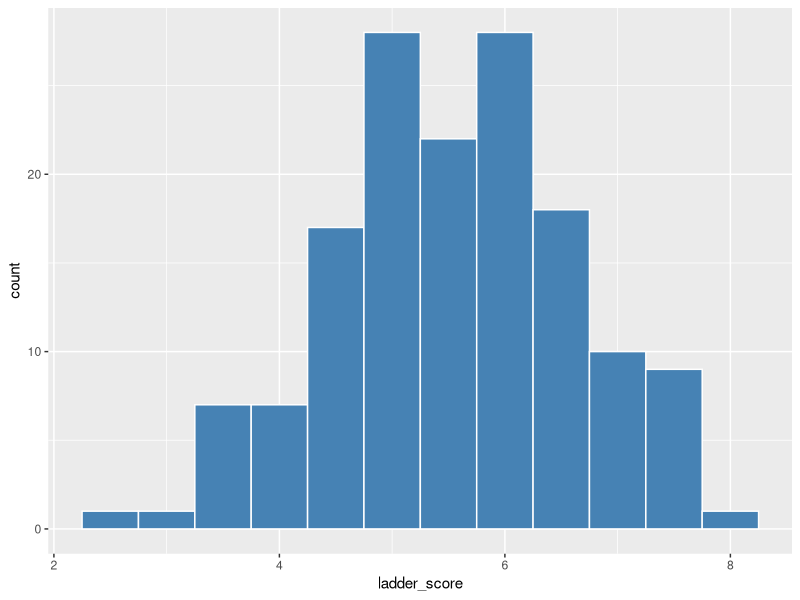
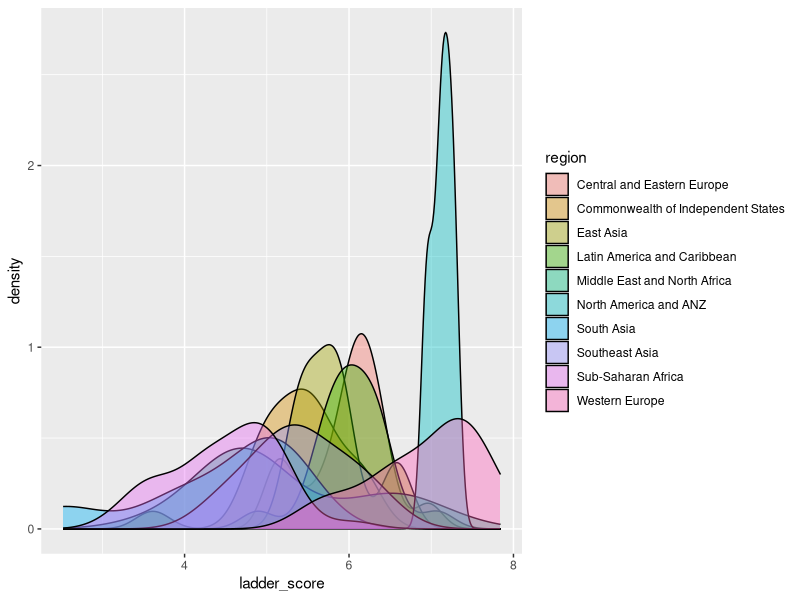
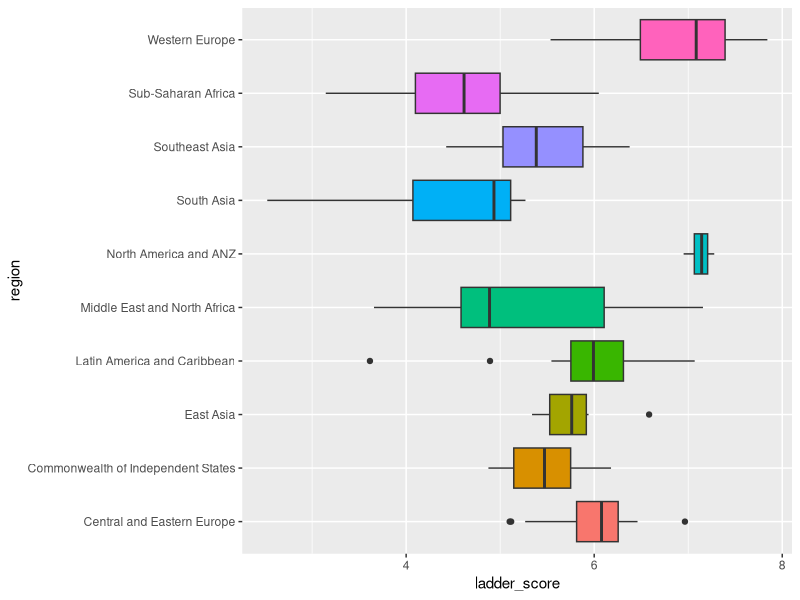
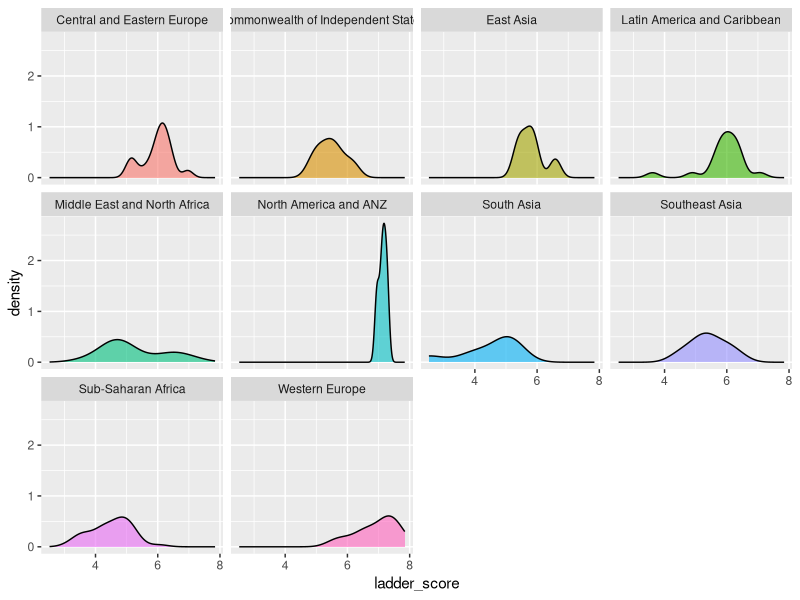
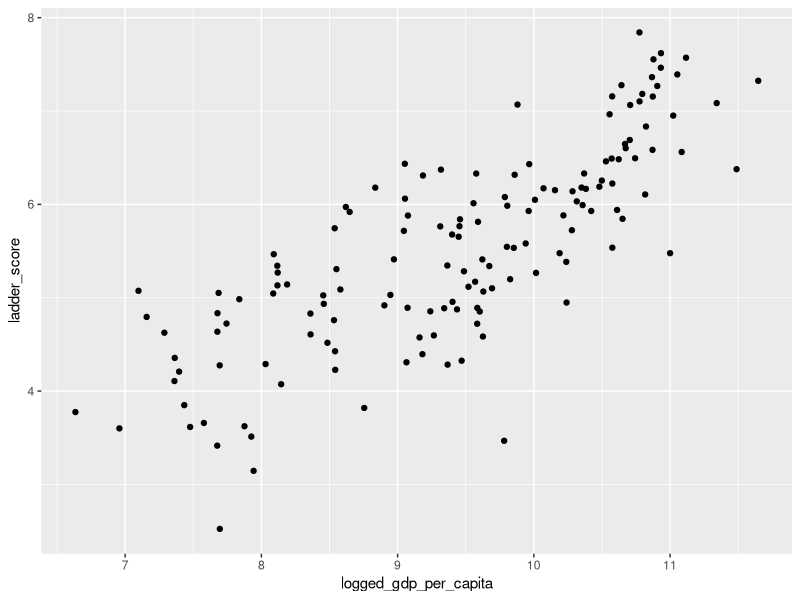
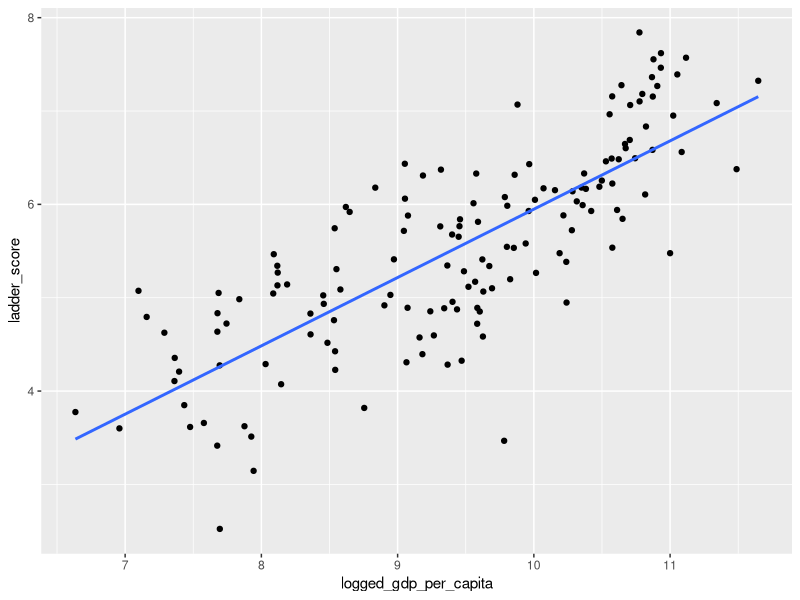
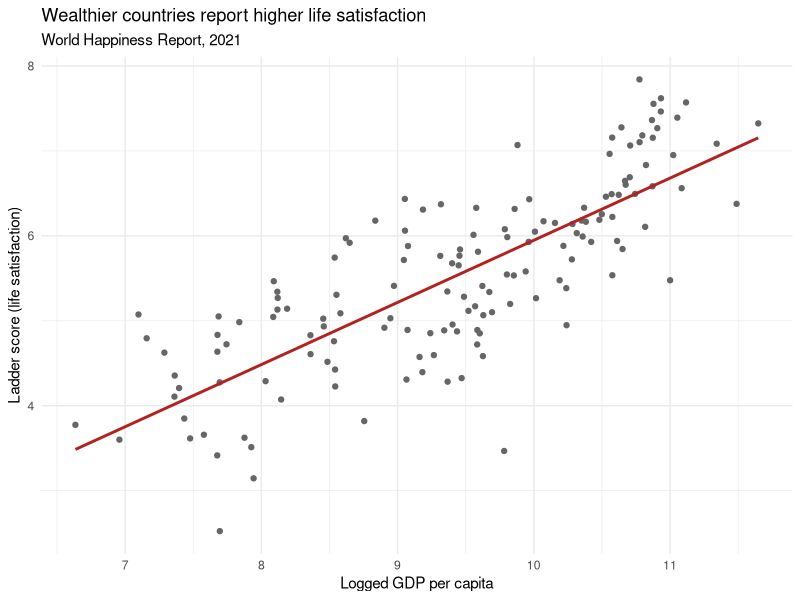
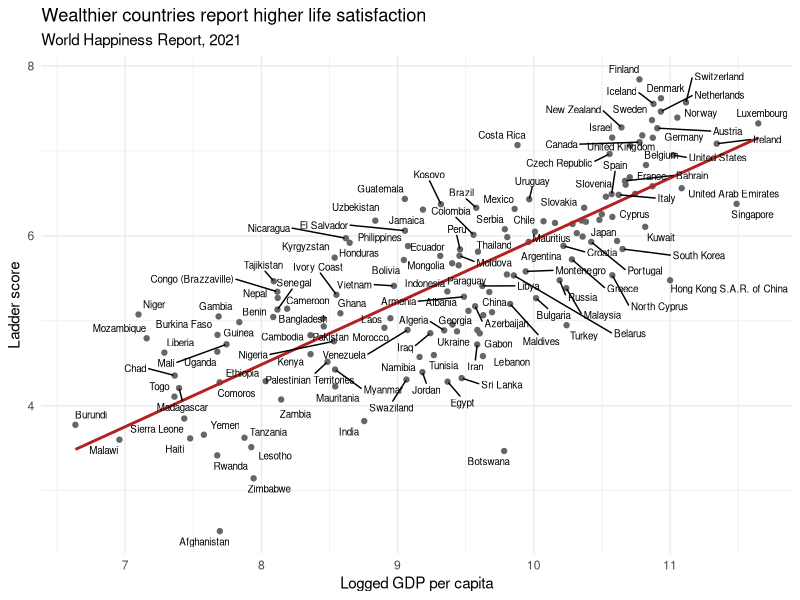

Source code (R) for these figures, in order:
## ---- chunk 1
#| label: load_package
#| include: false

# install.packages("tidyverse")
# install.packages("patchwork")
# install.packages("ggrepel")
# install.packages("fontawesome")  # only needed when you Render (title icon)
library(tidyverse)
library(patchwork)
library(ggrepel)
library(fontawesome)
## ---- chunk 2
#| label: import-data
#| message: false

# This CSV lives in the happy_world subfolder, and its columns are already
# tidy (snake_case), so no clean_names() is needed.
happy_full <- read_csv("happy_world/happy_select.csv")

# Rename country_name -> country so the later label plot can use `country`.
# (region / ladder_score / logged_gdp_per_capita already have good names.)
happy_select <- happy_full |>
  select(
    country = country_name,
    region,
    ladder_score,
    logged_gdp_per_capita,
    social_support,
    healthy_life_expectancy,
    freedom = freedom_to_make_life_choices,
    generosity,
    corruption = perceptions_of_corruption
  )
## ---- chunk 3
#| label: glimpse-data

# glimpse() prints one row per column: name, type, and the first few values.
glimpse(happy_select)
## ---- chunk 4
#| label: histogram

ggplot(happy_select, aes(x = ladder_score)) +
  geom_histogram(binwidth = 0.5, fill = "steelblue", colour = "white")
## ---- chunk 5
#| label: density-and-box

# All regions overlaid on one plot, using a semi-transparent density.
ggplot(happy_select, aes(x = ladder_score, fill = region)) +
  geom_density(alpha = 0.4)

# The same comparison as a boxplot (region on the y-axis keeps labels readable).
ggplot(happy_select, aes(x = ladder_score, y = region, fill = region)) +
  geom_boxplot() +
  theme(legend.position = "none")
## ---- chunk 6
#| label: facet-density

ggplot(happy_select, aes(x = ladder_score, fill = region)) +
  geom_density(alpha = 0.6) +
  facet_wrap(~ region) +
  theme(legend.position = "none")   # bonus: the facet titles already label them
## ---- chunk 7
#| label: scatter

ggplot(happy_select, aes(x = logged_gdp_per_capita, y = ladder_score)) +
  geom_point()
## ---- chunk 8
#| label: scatter-smooth

ggplot(happy_select, aes(x = logged_gdp_per_capita, y = ladder_score)) +
  geom_point() +
  geom_smooth(method = "lm", se = FALSE)   # method = "lm" = straight line
## ---- chunk 9
#| label: scatter-pretty

ggplot(happy_select, aes(x = logged_gdp_per_capita, y = ladder_score)) +
  geom_point(colour = "grey40") +
  geom_smooth(method = "lm", se = FALSE, colour = "firebrick") +
  labs(
    title    = "Wealthier countries report higher life satisfaction",
    subtitle = "World Happiness Report, 2021",
    x        = "Logged GDP per capita",
    y        = "Ladder score (life satisfaction)"
  ) +
  theme_minimal()
## ---- chunk 10
#| label: scatter-labels
#| warning: false

# geom_text_repel() nudges labels apart so they don't overlap. With ~150
# countries it will quietly skip the most crowded ones (raise max.overlaps
# if you want more labels).
ggplot(happy_select,
       aes(x = logged_gdp_per_capita, y = ladder_score, label = country)) +
  geom_point(colour = "grey40") +
  geom_smooth(method = "lm", se = FALSE, colour = "firebrick") +
  geom_text_repel(size = 2.5, max.overlaps = 12) +
  labs(
    title = "Wealthier countries report higher life satisfaction",
    subtitle = "World Happiness Report, 2021",
    x = "Logged GDP per capita",
    y = "Ladder score"
  ) +
  theme_minimal()
## ---- chunk 11
#| label: figure-panels

basic_plot_one <- ggplot(happy_select, aes(x = ladder_score, fill = region)) +
  geom_density(alpha = 0.6) +
  facet_wrap(~ region, labeller = label_wrap_gen(width = 18)) +
  theme(legend.position = "none") +
  labs(x = "Ladder score", y = "Density")

basic_plot_two <- ggplot(happy_select,
       aes(x = logged_gdp_per_capita, y = ladder_score)) +
  geom_point(colour = "grey40") +
  geom_smooth(method = "lm", se = FALSE, colour = "firebrick") +
  labs(x = "Logged GDP per capita", y = "Ladder score") +
  theme_minimal()

# patchwork uses + (or |) for side-by-side, and / for stacked.
basic_plot_one + basic_plot_two      # side-by-side
basic_plot_one / basic_plot_two      # one on top of the other
## ---- chunk 12
#| label: save-plot

ggsave("happiness_panels.png",
       plot = basic_plot_one + basic_plot_two,
       width = 11, height = 5, dpi = 300)
## ---- chunk 13
#| label: multi-fit
#| warning: false

# Trick for the legend: map colour to a *label string* INSIDE each geom_smooth's
# aes(). ggplot then treats them as three groups and builds a legend.
ggplot(happy_select, aes(x = logged_gdp_per_capita, y = ladder_score)) +
  geom_point(colour = "grey60", alpha = 0.6) +
  geom_smooth(aes(colour = "Linear (lm)"),
              method = "lm", se = FALSE) +
  geom_smooth(aes(colour = "LOESS (local)"),
              method = "loess", se = FALSE) +
  geom_smooth(aes(colour = "Polynomial (degree 2)"),
              method = "lm", formula = y ~ poly(x, 2), se = FALSE) +
  scale_colour_manual(
    name = "Fitted curve",
    values = c("Linear (lm)"            = "#1b9e77",
               "LOESS (local)"          = "#d95f02",
               "Polynomial (degree 2)"  = "#7570b3")
  ) +
  labs(
    title = "Three ways to fit the GDP-happiness relationship",
    x = "Logged GDP per capita",
    y = "Ladder score"
  ) +
  theme_minimal()
